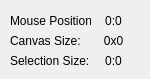
<?xml version="1.0" encoding="UTF-8"?>
<ui version="4.0">
 <class>DLG_Info</class>
 <widget class="QDialog" name="DLG_Info">
  <property name="geometry">
   <rect>
    <x>0</x>
    <y>0</y>
    <width>150</width>
    <height>79</height>
   </rect>
  </property>
  <property name="windowTitle">
   <string>Dialog</string>
  </property>
  <widget class="QLabel" name="lbl_mousePosition">
   <property name="geometry">
    <rect>
     <x>10</x>
     <y>10</y>
     <width>81</width>
     <height>21</height>
    </rect>
   </property>
   <property name="text">
    <string>Mouse Position:</string>
   </property>
  </widget>
  <widget class="QLabel" name="text_mousePosition">
   <property name="geometry">
    <rect>
     <x>90</x>
     <y>10</y>
     <width>47</width>
     <height>21</height>
    </rect>
   </property>
   <property name="text">
    <string>0:0</string>
   </property>
   <property name="alignment">
    <set>Qt::AlignCenter</set>
   </property>
  </widget>
  <widget class="QLabel" name="lbl_canvasSize">
   <property name="geometry">
    <rect>
     <x>10</x>
     <y>30</y>
     <width>81</width>
     <height>21</height>
    </rect>
   </property>
   <property name="text">
    <string>Canvas Size:</string>
   </property>
  </widget>
  <widget class="QLabel" name="text_cavasSize">
   <property name="geometry">
    <rect>
     <x>90</x>
     <y>30</y>
     <width>47</width>
     <height>21</height>
    </rect>
   </property>
   <property name="text">
    <string>0x0</string>
   </property>
   <property name="alignment">
    <set>Qt::AlignCenter</set>
   </property>
  </widget>
  <widget class="QLabel" name="lbl_selectionSize">
   <property name="geometry">
    <rect>
     <x>10</x>
     <y>50</y>
     <width>81</width>
     <height>21</height>
    </rect>
   </property>
   <property name="text">
    <string>Selection Size:</string>
   </property>
  </widget>
  <widget class="QLabel" name="text_selectionSize">
   <property name="geometry">
    <rect>
     <x>90</x>
     <y>50</y>
     <width>47</width>
     <height>21</height>
    </rect>
   </property>
   <property name="text">
    <string>0:0</string>
   </property>
   <property name="alignment">
    <set>Qt::AlignCenter</set>
   </property>
  </widget>
 </widget>
 <resources/>
 <connections/>
</ui>
